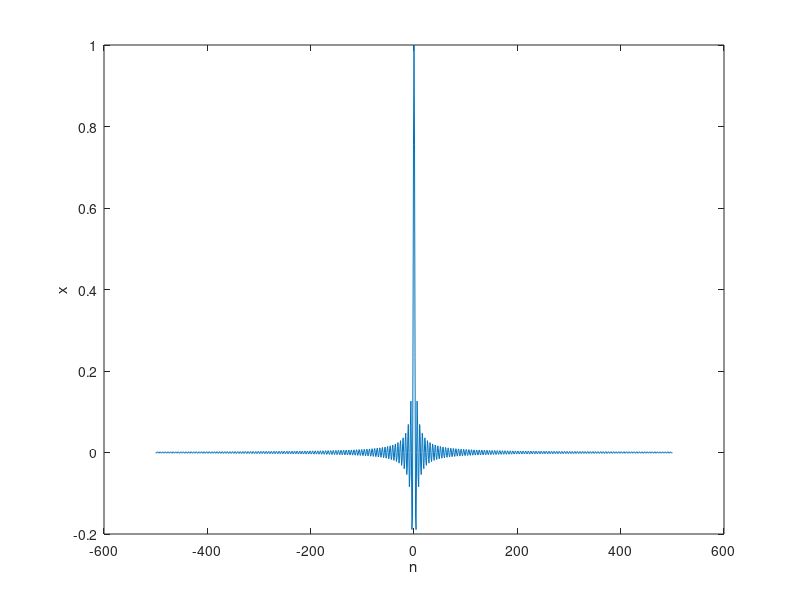
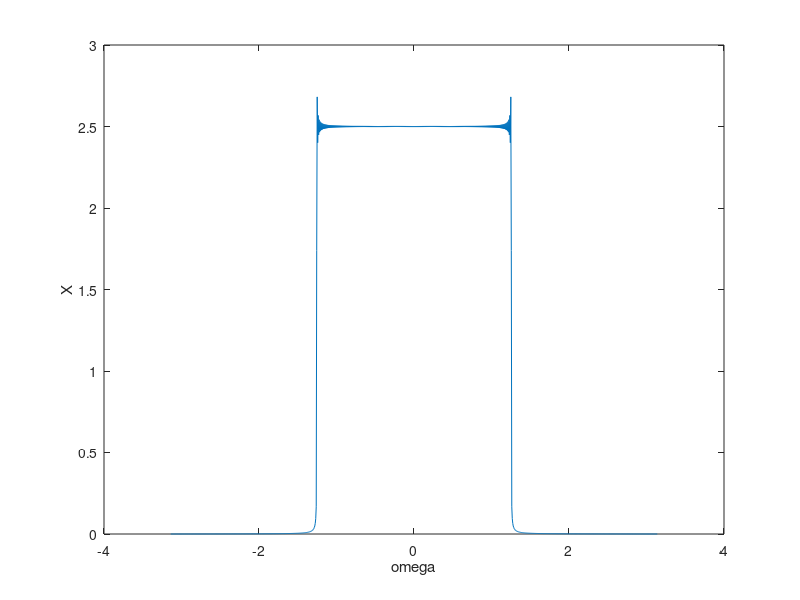

Write the MATLAB code that produced these figures, in order. (Note: this script raises an error after producing the figures.)
N=1001;
T=100;
N1=(N-1)/2;
Ts=T/N1;
leftEnd=-500;
rightEnd=500;
n=(leftEnd:rightEnd);
x=sin(2*pi*n*Ts)./(2*pi*n*Ts) ;
x(rightEnd+1)=1;
figure
plot(n, x), xlabel('n'), ylabel('x');

X=fft(x);
X2=abs(X);
X2=fftshift(X2);
figure
plot(n*2*pi/N, X2), xlabel('omega'), ylabel('X');

myfft(x, leftEnd, rightEnd, n, N)

w=zeros(size(n));
w=1/2*(1+cos(2*pi.*abs(n*Ts)/(T/2)));
w(n<-(T/(4*Ts)))=0;
w(n>(T/(4*Ts)))=0;
figure
plot(n, w),  xlabel('n'), ylabel('w');

figure
y=x.*w;
plot(n, y),  xlabel('n'), ylabel('y');

Y=fft(y);
Y1=abs(Y);
Y2=fftshift(Y1);
figure
plot(n*2*pi/N, Y2),  xlabel('omega'), ylabel('Y');

function[]=myfft(x1, leftEnd, rightEnd, n, N)
y=zeros((rightEnd-leftEnd+1));
n1=(leftEnd:rightEnd);
for a = 1:(rightEnd-leftEnd+1)
    for b = 1:(rightEnd-leftEnd+1)
        y(a)= y(a)+x1(b)*exp(-1i*a*2*pi*n(b)/N);
    end
end
y1=abs(y);
y2=zeros(rightEnd-leftEnd+1);
y2(-leftEnd+2:rightEnd-leftEnd+1)=y1(1:-leftEnd);
y2(1:-leftEnd+1)=y1(-leftEnd+1:rightEnd-leftEnd+1);
figure
plot(2*pi*n1/N,  y2),  xlabel('omega'), ylabel('X');
end
